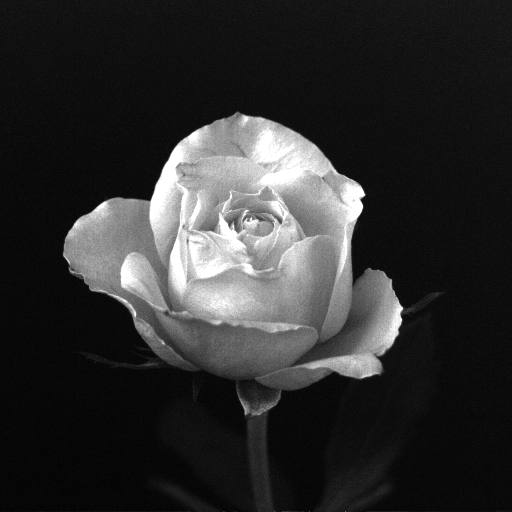
#> input picture section_3/rose512.tif, 512 x 512 px
$ python problem3.py
#> lines starting #> are read from the running program, lines starting #| are printed output that depends on the picture
### section_3/dft2D.py
"""
@leofansq
https://github.com/leofansq
"""
import cv2
import numpy as np

def dft2D(f):
    """
    通过计算一维傅里叶变换实现图像二维快速傅里叶变换
    Parameters:
        f: image (Gray scale)
    Return:
        the result of FFT
    """

    F = f.copy()
    F = F.astype(np.complex128)

    # FFT for each row
    for i in range(F.shape[0]):
        F[i] = np.fft.fft(F[i])

    # FFT for each column
    for i in range(F.shape[1]):
        F[:, i] = np.fft.fft(F[:, i])

    return F

# [11 lines that do not run on import are left out]


### section_3/idft2D.py
"""
@leofansq
https://github.com/leofansq
"""
import cv2
import numpy as np

def idft2D(F):
    """
    实现二维傅里叶逆变换
    Parameters:
        F : 灰度图像的傅里叶变换结果
    Return:
        傅里叶逆变换结果
    """
    # Conjugate
    f = F.conjugate()

    # 2D FFT
    for i in range(f.shape[0]):
        f[i] = np.fft.fft(f[i])
    for i in range(f.shape[1]):
        f[:, i] = np.fft.fft(f[:, i])

    # Divide by MN & Conjugate
    f = f/f.size
    f = np.abs(f.conjugate())

    return f


# [22 lines that do not run on import are left out]

### section_3/problem3.py
"""
@leofansq
https://github.com/leofansq
"""
import cv2
import numpy as np
import matplotlib.pyplot as plt

from dft2D import dft2D
from idft2D import idft2D

def main(filepath):
    """
    Main function for problem 3.
    """
#> called with filepath = 'rose512.tif'
    # Read the image
    img = cv2.imread(filepath, 0)
#> img is the input picture: shape (512, 512); min 0, max 255, mean 46.8
    img = img/255.

    # 2D FFT
    img_fft = dft2D(img)

    # 2D IFFT
    img_ifft = idft2D(img_fft)

    # Cal difference
    img_diff = img - img_ifft
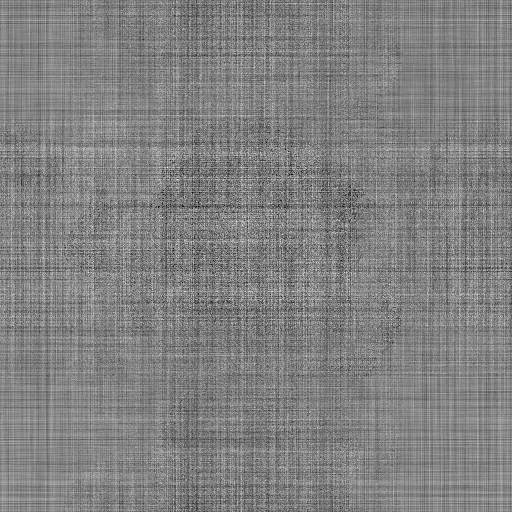
#> img_diff: shape (512, 512) float64; min -5.55e-16, max 5.55e-16, mean 7.72e-18; drawn with min black and max white

    # Plot the result
    plt.subplot(221).set_title("Origin")
    plt.imshow(img, cmap='gray')

    plt.subplot(222).set_title("FFT")
    plt.imshow(np.log(np.abs(img_fft)+1), cmap='gray')

    plt.subplot(223).set_title("IFFT")
    plt.imshow(img_ifft, cmap='gray')

    plt.subplot(224).set_title("Difference")
    plt.imshow(np.round(img_diff), cmap='gray')

    plt.tight_layout()
    plt.savefig("problem3.png")
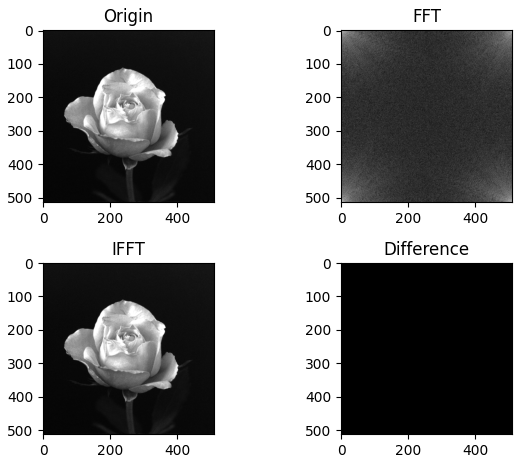
#> figure drawn by matplotlib, 4 panels

if __name__ == "__main__":
    main("rose512.tif")
